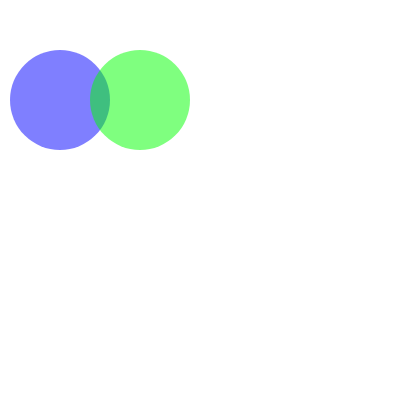
Frame 1 (no input)
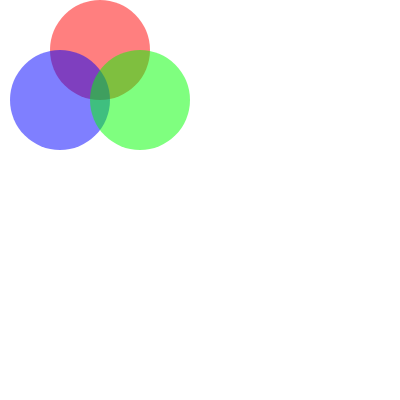
Frame 60 (no input)
Frame 120 (the mouse pressed at the canvas centre since frame 60): identical to frame 60, image omitted

The p5.js sketch that drew these frames (run headless with seeded random() and noise() and a simulated clock; from frame 60 on, the mouse is pressed at the canvas centre):

// p5.js sketch
// ── sketch.js
function setup() {
  createCanvas(400, 400);
  colorMode(HSB, 360, 100, 100);
}

function draw() {
  background('white');

  noStroke();
  circle(100, 50, 100);
  fill(240, 100, 100, 0.5);

  noStroke();
  circle(60, 100, 100);
  fill(120, 100, 100, 0.5);

  noStroke();
  circle(140, 100, 100);
  fill(0, 100, 100, 0.5);
}
